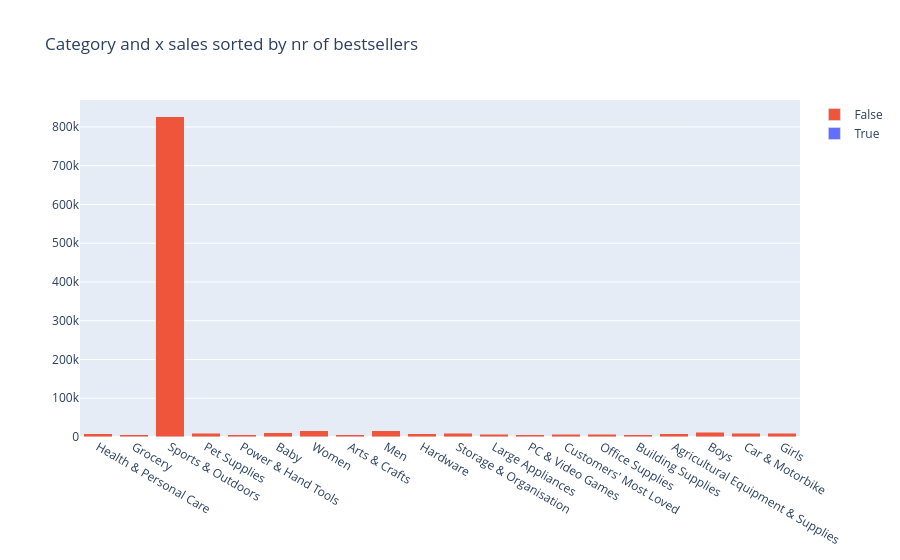

The notebook cell saved with this chart:
### Markdown cell above
Chi square is large, and p is small (0.0), it means there is a strong association between both features
But Cramers V is small -> neligible association. The category alone doesn'say the product will be a bestseller.

### Code cell
category_20best = category_best[:20]
fig = go.Figure(data=[
    # Create the first set of bars for "TRUE" data
    go.Bar(name="True", x=category_20best.index, y=category_20best[True]),
    # Create the second set of bars for "fALSE" data
    go.Bar(name="False", x=category_20best.index, y=category_20best[False])  
    ])

# Change the type of the bars to "stacked" using update_layout
fig.update_layout(barmode="stack", title = "Category and x sales sorted by nr of bestsellers")


# Show the clustered and stacked bar chart
fig.show()

### Figure 1 — Plotly figure (JSON) as saved in the notebook; plotly's stock layout.template omitted (floating-point values rounded to 4 significant figures)
{"data": [{"name": "True", "type": "bar", "x": ["Health & Personal Care", "Grocery", "Sports & Outdoors", "Pet Supplies", "Power & Hand Tools", "Baby", "Women", "Arts & Crafts", "Men", "Hardware", "Storage & Organisation", "Large Appliances", "PC & Video Games", "Customers' Most Loved", "Office Supplies", "Building Supplies", "Agricultural Equipment & Supplies", "Boys", "Car & Motorbike", "Girls"], "y": [485, 313, 303, 284, 243, 188, 183, 163, 147, 146, 142, 139, 136, 109, 107, 93, 90, 87, 86, 77]}, {"name": "False", "type": "bar", "x": ["Health & Personal Care", "Grocery", "Sports & Outdoors", "Pet Supplies", "Power & Hand Tools", "Baby", "Women", "Arts & Crafts", "Men", "Hardware", "Storage & Organisation", "Large Appliances", "PC & Video Games", "Customers' Most Loved", "Office Supplies", "Building Supplies", "Agricultural Equipment & Supplies", "Boys", "Car & Motorbike", "Girls"], "y": [7750, 5964, 825773, 9146, 6212, 10645, 16101, 5593, 16237, 8422, 9010, 7324, 5080, 6721, 7275, 5588, 7946, 11697, 9223, 9950]}], "layout": {"barmode": "stack", "title": {"text": "Category and x sales sorted by nr of bestsellers"}}}
